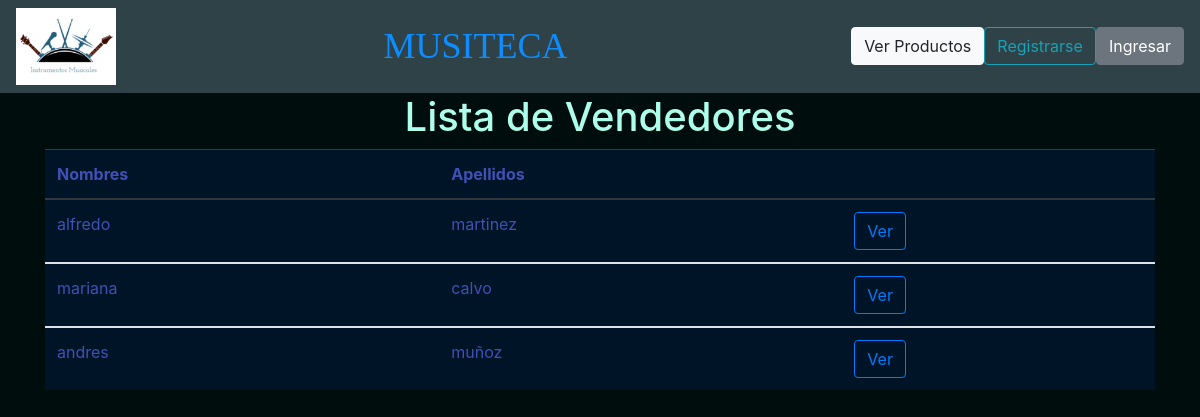
Screenshot of /lista_vendedor/ with the database file from the repository.
### home/models.py (models this page shows, shortened)
class Vendedor(models.Model):
	nombre = models.CharField(max_length = 100)
	apellido = models.CharField(max_length = 100)
	identificacion = models.CharField(max_length = 100)

### home/views.py (the view)
# urls.py: path('lista_vendedor/',vista_lista_vendedor, name='vista_lista_vendedor'),
def vista_lista_vendedor(request):
	lista = Vendedor.objects.filter()
	return render(request, 'lista_vendedor.html', locals())

### templates/lista_vendedor.html
{% extends 'base.html'%}
{% block titulo%}
	<h1>
	Lista de Vendedores
	</h1>
{% endblock %}
{% block contenido%}
<table class="table table-dark">
  <thead>
    <tr>
      <th scope="col">Nombres</th>
      <th scope="col">Apellidos</th>
      <th scope="col"></th>
    </tr>
  </thead>
	{% for i in lista %}
  <tbody>
    <tr>
      <td>{{i.nombre}}</td>
      <td>{{i.apellido}}</td>
      <td>
      	<div class="btn-group" role="group" aria-label="Basic example">
      	<a class="btn btn-outline-primary" href="/ver_vendedor/{{i.id}}" method="get">Ver</a>
		</div>
	  </td>
    </tr>
  </tbody>
	{% endfor %}
{% endblock %}

### static/css/estilo.css (style rules this page uses)
a { color: #0BA5B9; }
body { background-color: #000D0D; }
h1 { color: #ADFFEB; text-align: center; ma }
.table { border: none; width: 100%; max-width: 100%; margin-bottom: 0rem; background-color: transparent; border-color: red; }
.table-dark { color: #3F51B5; background-color: #001427; }

### rows the page displays
Vendedor: nombre "alfredo", apellido "martinez"
Vendedor: nombre "mariana", apellido "calvo"
Vendedor: nombre "andres", apellido "muñoz"
